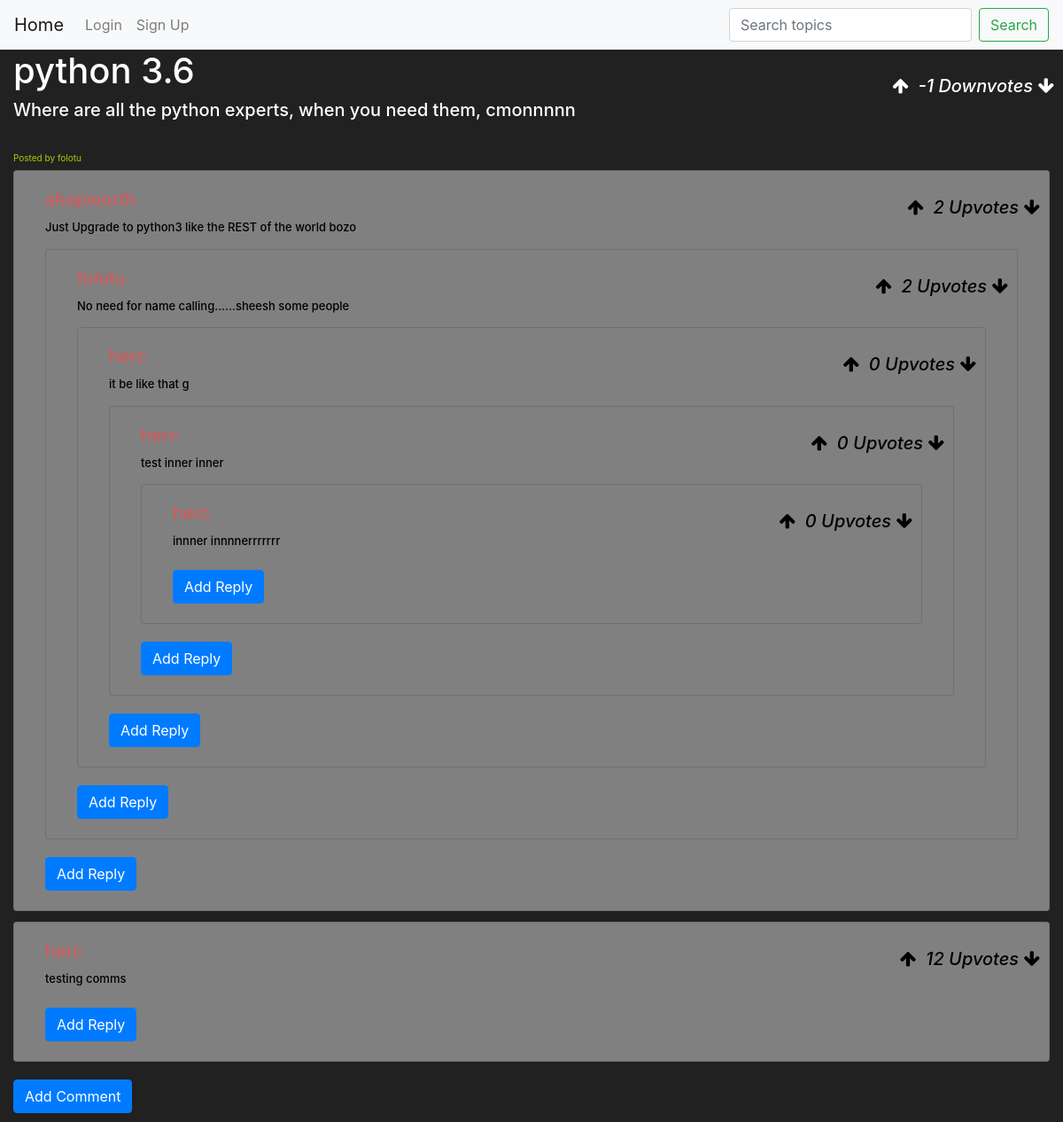
/post/1, run on an earlier commit of the app's database.
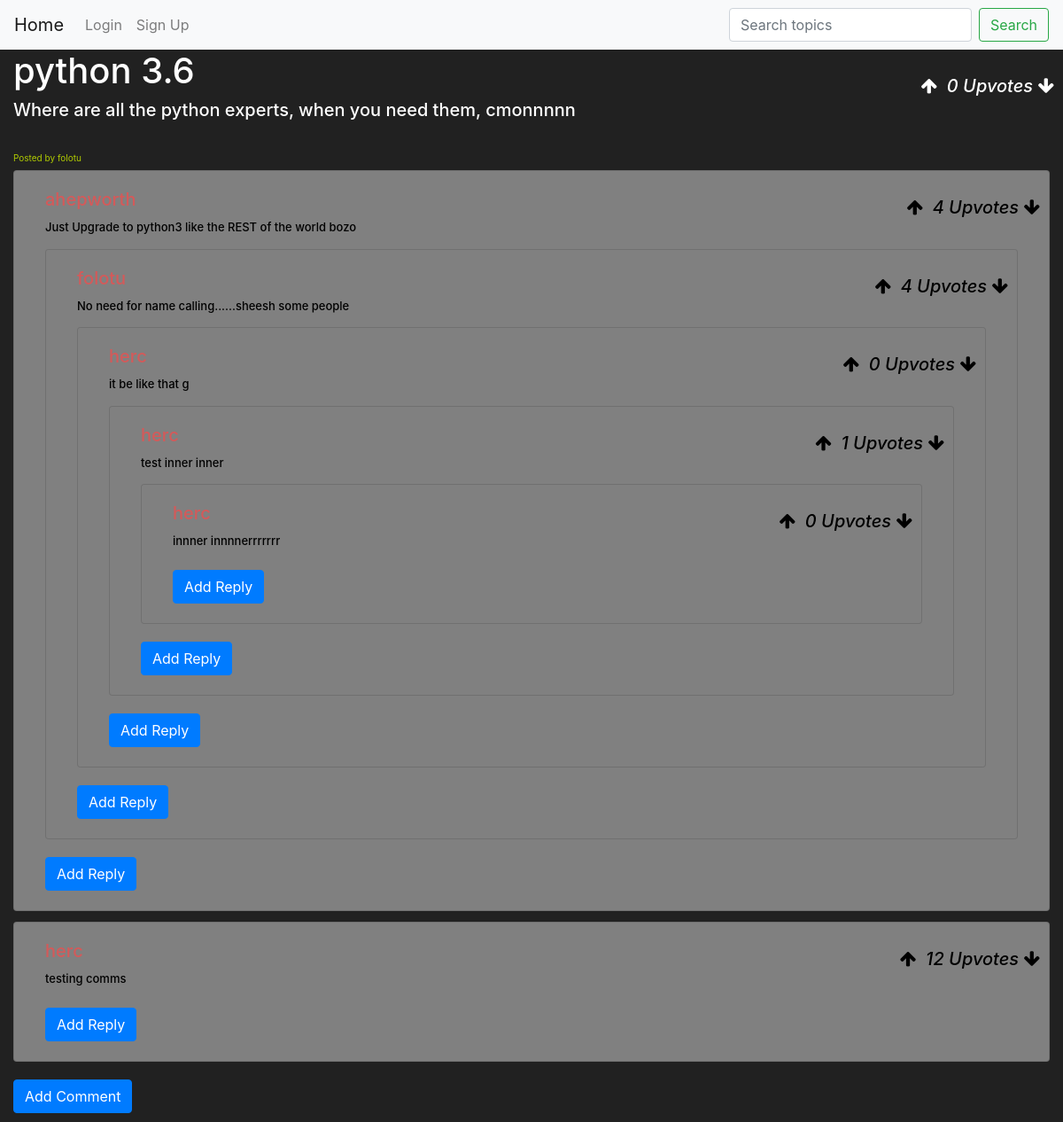
And on a later commit of the database.
### ForumApp/models.py (models this page shows, shortened)
class Post(db.Model):
    id = db.Column(db.Integer, primary_key=True)
    author_id = db.Column(db.Integer, db.ForeignKey('users.id'))
    author = db.relationship(Users, backref=backref("Post", cascade="all, delete"))
    category_id = db.Column(db.Integer, db.ForeignKey('category.id'), nullable=True)
    category = db.relationship(Category, backref=db.backref("post", lazy='dynamic'))
    number_of_votes = db.Column(db.Integer())
    title = db.Column(db.String(120))
    description = db.Column(db.String(10000))
    image_url = db.Column(db.String(200))
    created_at = db.Column(db.DateTime(timezone=True), default=func.now())
    updated_at = db.Column(db.DateTime(timezone=True), default=func.now())

class Users(db.Model, UserMixin):
    id = db.Column(db.Integer, primary_key=True)
    username = db.Column(db.String, unique=True, nullable=False)
    email = db.Column(db.String, unique=True, nullable=False)
    password = db.Column(db.String(150))
    active = db.Column(db.Boolean())
    roles = db.relationship('Role', secondary=roles_users, backref=db.backref('users', lazy='dynamic'))

class Comment(db.Model):
    id = db.Column(db.Integer, primary_key=True)
    author_id = db.Column(db.Integer, db.ForeignKey('users.id'))
    author = db.relationship(Users, backref=backref("Comment", cascade="all, delete"))
    post_id = db.Column(db.Integer, db.ForeignKey('post.id'))
    post = db.relationship(Post, backref=backref("Comment", cascade="all, delete"))
    number_of_votes = db.Column(db.Integer())
    comment = db.Column(db.String(10000))
    created_at = db.Column(db.DateTime(timezone=True), default=func.now())
    updated_at = db.Column(db.DateTime(timezone=True), default=func.now())

class Reply(db.Model):
    id = db.Column(db.Integer, primary_key=True)
    author_id = db.Column(db.Integer, db.ForeignKey('users.id'))
    author = db.relationship(Users, backref=backref("Reply", cascade="all, delete"))
    comment_id = db.Column(db.Integer, db.ForeignKey('comment.id'))
    comment = db.relationship(Comment, backref=backref("Reply", cascade="all, delete"))
    number_of_votes = db.Column(db.Integer())
    reply = db.Column(db.String(10000))
    replyparent_id = db.Column(db.Integer, db.ForeignKey('reply.id'))
    replies = db.relationship('Reply', backref=db.backref('replyparent', remote_side=[id]),lazy='dynamic')
    created_at = db.Column(db.DateTime(timezone=True), default=func.now())
    updated_at = db.Column(db.DateTime(timezone=True), default=func.now())

### ForumApp/views.py (the view)
@views.route('/post/<int:post_id>', methods=['GET'])
def post(post_id):
    post = Post.query.get(post_id)
    if not post:
        abort(404)
    comments = Comment.query.filter_by(post_id=post_id).all()
    replies = Reply.query.all()
    return render_template('post.html', post=post, comments=comments, replies=replies)

### ForumApp/templates/post.html (shortened to what this page needs)
{% extends "base.html" %}
{% block body %}
<div class="col-md-auto col-lg-auto col-sm-auto w-100">
    <h1>{{ post.title }}</h1>
    <h5>{{ post.description }} </h5>
    <small class="card-foot"> Posted by {{ post.author.username }} </small>
    <div class="arrow-button post">
        <i class="fa fa-arrow-up post" data-postid = {{ post.id }}></i>
            {% if post.number_of_votes >= 0 %}
                <i class=""> {{ post.number_of_votes }} Upvotes </i>
            {% elif post.number_of_votes < 0 %}
                <i class=""> {{ post.number_of_votes }} Downvotes </i>
            {% endif %}
        <i class="fa fa-arrow-down post" data-postid = {{ post.id }}></i>
    </div>
{% macro loop_replies(replies, comment, repparentid) %}
    {% for reply in replies %}
        <div class="card mb-12 col-md-auto col-lg-auto ">
            <div class="card-body">
                <h5 class="card-title">{{ reply.author.username }}</h5>
                <p class="card-text">{{ reply.reply }}</p>
                <div class="arrow-button nestreply">
                    <i class="fa fa-arrow-up nestreply" data-nestreply={{reply.id}} ></i>
                    {% if reply.number_of_votes >= 0 %}
                        <i class=""> {{ reply.number_of_votes }} Upvotes </i>
                    {% elif reply.number_of_votes < 0 %}
                        <i class=""> {{ reply.number_of_votes }} Downvotes </i>
                    {% endif %}
                        <i class="fa fa-arrow-down nestreply" data-nestreply={{reply.id}}></i>
                </div>
                {% if reply.replies %}
                    {{ loop_replies(reply.replies, comment, reply.id) }}
                {% endif %}
            </div>
        </div>
    {% endfor %}
    <button type="button" id="replyNest-button" class="btn btn-primary nestreply">Add Reply</button>
{% endmacro %}
<div class="card-columns" style="column-count: 1;">
    {% for comment in post.Comment %}
        <div class="card mb-12 col-md-auto col-lg-auto ">
            <div class="card-body">
                <h5 class="card-title">{{ comment.author.username }}</h5>
                <p class="card-text">{{ comment.comment }}</p>
                {% for reply in comment.Reply %}
                    <div class="card mb-12 col-md-auto col-lg-auto ">
                        <div class="card-body">
                            <h5 class="card-title">{{ reply.author.username }}</h5>
                            <p class="card-text">{{ reply.reply }}</p>
                            <div class="arrow-button reply">
                                <i class="fa fa-arrow-up reply" data-replyid = {{ reply.id }}></i>
                                {% if reply.number_of_votes >= 0 %}
                                    <i class=""> {{ reply.number_of_votes }} Upvotes </i>
                                {% elif reply.number_of_votes < 0 %}
                                    <i class=""> {{ reply.number_of_votes }} Downvotes </i>
                                {% endif %}
                                <i class="fa fa-arrow-down reply" data-replyid = {{ reply.id }}></i>
                            </div>
                            {% if reply.replies %}
                                {{ loop_replies(reply.replies, comment, reply.id) }}
                            {% endif %}
                        </div>
                    </div>
                {% endfor %}
                    <div class="arrow-button comment">
                        <i class="fa fa-arrow-up comment" data-commentid = {{ comment.id }}></i>
                            {% if comment.number_of_votes >= 0 %}
                                <i class=""> {{ comment.number_of_votes }} Upvotes </i>
                            {% elif comment.number_of_votes < 0 %}
                                <i class=""> {{ comment.number_of_votes }} Downvotes </i>
                            {% endif %}
                        <i class="fa fa-arrow-down comment" data-commentid = {{ comment.id }}></i>
                    </div>
                <button type="button" id="" class="btn btn-primary reply">Add Reply</button>
            </div>
        </div>
    {% endfor %}
                <button type="button" id="comment-button" class="btn btn-primary">Add Comment</button>
     </div>
</div>
{% endblock %}

### ForumApp/templates/base.html (shortened to what this page needs)
<!DOCTYPE html>
<html>
<link rel="stylesheet" href="{{ url_for('static', filename = '/css/base.css') }}">
<link rel="stylesheet" href="{{ url_for('static', filename = '/css/login.css') }}">
<link rel="stylesheet" href="https://stackpath.bootstrapcdn.com/font-awesome/4.7.0/css/font-awesome.min.css">
    <nav class="navbar navbar-expand-lg navbar-light bg-light">
        <a class="navbar-brand" href="/">Home</a>
        <div class="collapse navbar-collapse" id="navbarNav">
            <ul class="navbar-nav mr-auto">
                {% if current_user.is_authenticated %}
                <a class="nav-item nav-link" id="logout" href="/logout">Logout</a>
                <a class="nav-item nav-link" id="createpost" href="/post">Create Post</a>
                {% else %}
                <a class="nav-item nav-link" id="login" href="/login">Login</a>
                <a class="nav-item nav-link" id="signUp" href="/signup">Sign Up</a>
                {% endif %}
            </ul>
            <form class="form-inline" method="POST">
                <input class="form-control mr-sm-2" type="search" name="search" placeholder="Search topics" aria-label="Search">
                <button class="btn btn-outline-success my-2 my-sm-0" type="submit">Search</button>
            </form>
        </div>
    </nav>
    <h1>
<head>{% block header %}{% endblock %} </head>
<body>{% block body %}{% endblock %}</body>

### ForumApp/static/css/base.css (style rules this page uses)
body { background-color: #212121; color: white; }
.navbar { background-color: transparent; box-shadow: none; }
.card { display: block; width: 100%; height: 100%; text-decoration: none; cursor: pointer; pointer-events: auto; background-color: grey; }
.card-text { color: #000; font-size: small; }
.card-title { color: rgb(211, 90, 90); }
.card-foot { color: rgb(177, 204, 0); font-size: x-small; }
.card-columns { color: rgb(0, 0, 0); }
.arrow-button { position: absolute; top: 0; right: 0; padding: 10px; }
.arrow-button i { font-size: 20px; }

What changed in the data, as far as the page shows it:
changed Post "python 3.6": number_of_votes "-1" → "0"
changed Comment "Just Upgrade to python3 like the REST of the world bozo": number_of_votes "2" → "4"
changed Reply "No need for name calling......sheesh some people": number_of_votes "2" → "4"
changed Reply "test inner inner": number_of_votes "0" → "1"
Also different on the page:
text no longer shown: "Downvotes"
text now shown: "Upvotes"
